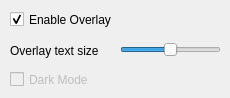
     <widget class="QWidget" name="tab_4">
      <attribute name="title">
       <string>General</string>
      </attribute>
      <widget class="QSlider" name="overlay_text_size_slider">
       <property name="geometry">
        <rect>
         <x>120</x>
         <y>40</y>
         <width>101</width>
         <height>20</height>
        </rect>
       </property>
       <property name="sliderPosition">
        <number>50</number>
       </property>
       <property name="orientation">
        <enum>Qt::Horizontal</enum>
       </property>
      </widget>
      <widget class="QLabel" name="label_13">
       <property name="geometry">
        <rect>
         <x>10</x>
         <y>40</y>
         <width>111</width>
         <height>21</height>
        </rect>
       </property>
       <property name="text">
        <string>Overlay text size</string>
       </property>
      </widget>
      <widget class="QCheckBox" name="overlay_checkbox">
       <property name="geometry">
        <rect>
         <x>10</x>
         <y>10</y>
         <width>111</width>
         <height>19</height>
        </rect>
       </property>
       <property name="text">
        <string>Enable Overlay</string>
       </property>
       <property name="checked">
        <bool>true</bool>
       </property>
      </widget>
      <widget class="QCheckBox" name="dark_mode_checkbox">
       <property name="enabled">
        <bool>false</bool>
       </property>
       <property name="geometry">
        <rect>
         <x>10</x>
         <y>70</y>
         <width>91</width>
         <height>19</height>
        </rect>
       </property>
       <property name="text">
        <string>Dark Mode</string>
       </property>
      </widget>
     </widget>
